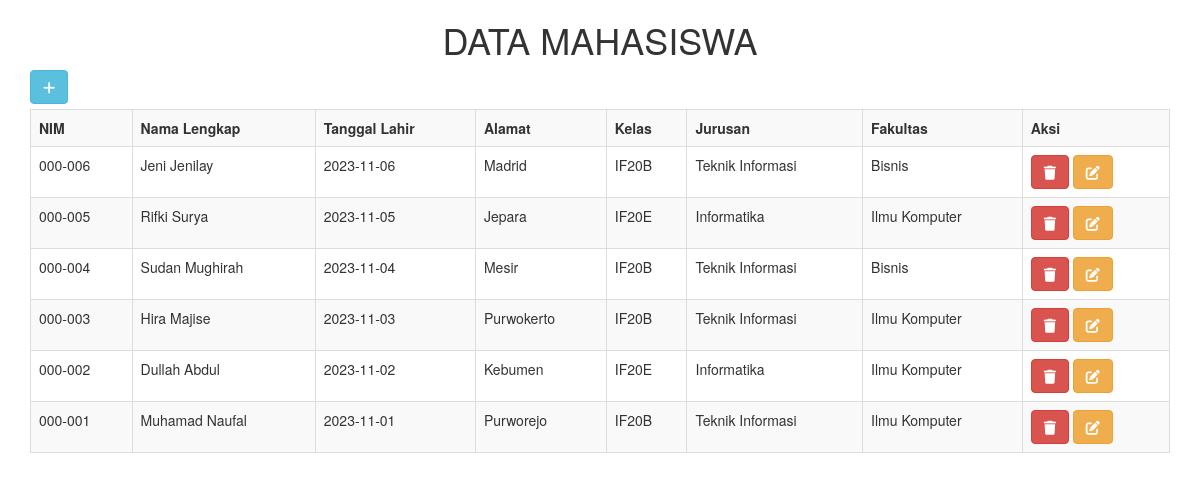
The page / on the database its author committed.
### tables this page shows
CREATE TABLE `mahasiswa` (
  `NIM` varchar(11) NOT NULL,
  `nama_lengkap` varchar(30) NOT NULL,
  `tanggal_lahir` date NOT NULL,
  `alamat` text NOT NULL,
  `id_kelas` int(11) NOT NULL,
  `id_jurusan` int(11) NOT NULL,
  `id_fakultas` int(11) NOT NULL
);

CREATE TABLE `kelas` (
  `id` int(11) NOT NULL,
  `nama_kelas` varchar(20) NOT NULL,
  `id_jurusan` int(11) NOT NULL,
  `id_fakultas` int(11) NOT NULL
);

CREATE TABLE `jurusan` (
  `id` int(11) NOT NULL,
  `nama_jurusan` varchar(30) NOT NULL,
  `id_fakultas` int(11) NOT NULL
);

CREATE TABLE `fakultas` (
  `id` int(11) NOT NULL,
  `nama_fakultas` varchar(30) NOT NULL,
  `alamat_gedung` text NOT NULL
);

### index.php (the view, shortened to what this page needs)
<!DOCTYPE html>
<html lang="en">
<head>
    <link rel="stylesheet" href="https://maxcdn.bootstrapcdn.com/bootstrap/3.4.1/css/bootstrap.min.css">
</head>
<body>
    <div class="container">
        <div class="row">
            <div class="col-sm-12">
                <?php
                include 'koneksi.php';
                $query = mysqli_query($koneksi, "SELECT * from mahasiswa as b join fakultas as p on b.id_fakultas = p.id join jurusan as pb on b.id_jurusan = pb.id join kelas as k on b.id_kelas = k.id ORDER BY NIM DESC;");
                ?>
                <center>
                    <h1>DATA MAHASISWA</h1>
                </center>
                <a class="btn btn-info" style="margin-bottom:5px" href="tambah.php?nama_halaman=NAMA HALAMAN NYA"> <i class="fa-solid fa-plus"></i> </a>
                <table class="table table-striped table-bordered">
                    <tr>
                        <th>
                            NIM
                        </th>
                        <th>
                            Nama Lengkap
                        </th>
                        <th>
                            Tanggal Lahir
                        </th>
                        <th>
                            Alamat
                        </th>
                        <th>
                            Kelas
                        </th>
                        <th>
                            Jurusan
                        </th>
                        <th>
                            Fakultas
                        </th>
                        <th>
                            Aksi
                        </th>
                    </tr>
                    <?php
                    if (mysqli_num_rows($query) > 0) {
                        while ($data = mysqli_fetch_array($query)) {
                    ?>
                            <tr>
                                <td> <?php echo $data["NIM"] ?></td>
                                <td> <?php echo $data["nama_lengkap"] ?> </td>
                                <td> <?php echo $data["tanggal_lahir"] ?> </td>
                                <td> <?php echo $data["alamat"] ?></td>
                                <td> <?php echo $data["nama_kelas"] ?></td>
                                <td> <?php echo $data["nama_jurusan"] ?></td>
                                <td> <?php echo $data["nama_fakultas"] ?></td>
                                <td>
                                    <a href="proses_hapus.php?NIM=<?php echo $data["NIM"] ?>"">  <button type=" button" class="btn btn-danger"><i class="fa-solid fa-trash"></i></button> </a>
                                    <a href="edit.php?NIM=<?php echo $data["NIM"] ?>"><button type=" button" class="btn btn-warning"><i class="fa-solid fa-pen-to-square"></i></button></a>
                                </td>
                            </tr>
                        <?php } ?>
                    <?php } ?>
                </table>
            </div>
        </div>
    </div>
</body>
</html>

### rows shown on the page
mahasiswa: NIM "000-006", nama_lengkap "Jeni Jenilay", tanggal_lahir "2023-11-06", alamat "Madrid", id_kelas.nama_kelas "IF20B", id_jurusan.nama_jurusan "Teknik Informasi", id_fakultas.nama_fakultas "Bisnis"
mahasiswa: NIM "000-005", nama_lengkap "Rifki Surya", tanggal_lahir "2023-11-05", alamat "Jepara", id_kelas.nama_kelas "IF20E", id_jurusan.nama_jurusan "Informatika", id_fakultas.nama_fakultas "Ilmu Komputer"
mahasiswa: NIM "000-004", nama_lengkap "Sudan Mughirah", tanggal_lahir "2023-11-04", alamat "Mesir", id_kelas.nama_kelas "IF20B", id_jurusan.nama_jurusan "Teknik Informasi", id_fakultas.nama_fakultas "Bisnis"
mahasiswa: NIM "000-003", nama_lengkap "Hira Majise", tanggal_lahir "2023-11-03", alamat "Purwokerto", id_kelas.nama_kelas "IF20B", id_jurusan.nama_jurusan "Teknik Informasi", id_fakultas.nama_fakultas "Ilmu Komputer"
mahasiswa: NIM "000-002", nama_lengkap "Dullah Abdul", tanggal_lahir "2023-11-02", alamat "Kebumen", id_kelas.nama_kelas "IF20E", id_jurusan.nama_jurusan "Informatika", id_fakultas.nama_fakultas "Ilmu Komputer"
mahasiswa: NIM "000-001", nama_lengkap "Muhamad Naufal", tanggal_lahir "2023-11-01", alamat "Purworejo", id_kelas.nama_kelas "IF20B", id_jurusan.nama_jurusan "Teknik Informasi", id_fakultas.nama_fakultas "Ilmu Komputer"
